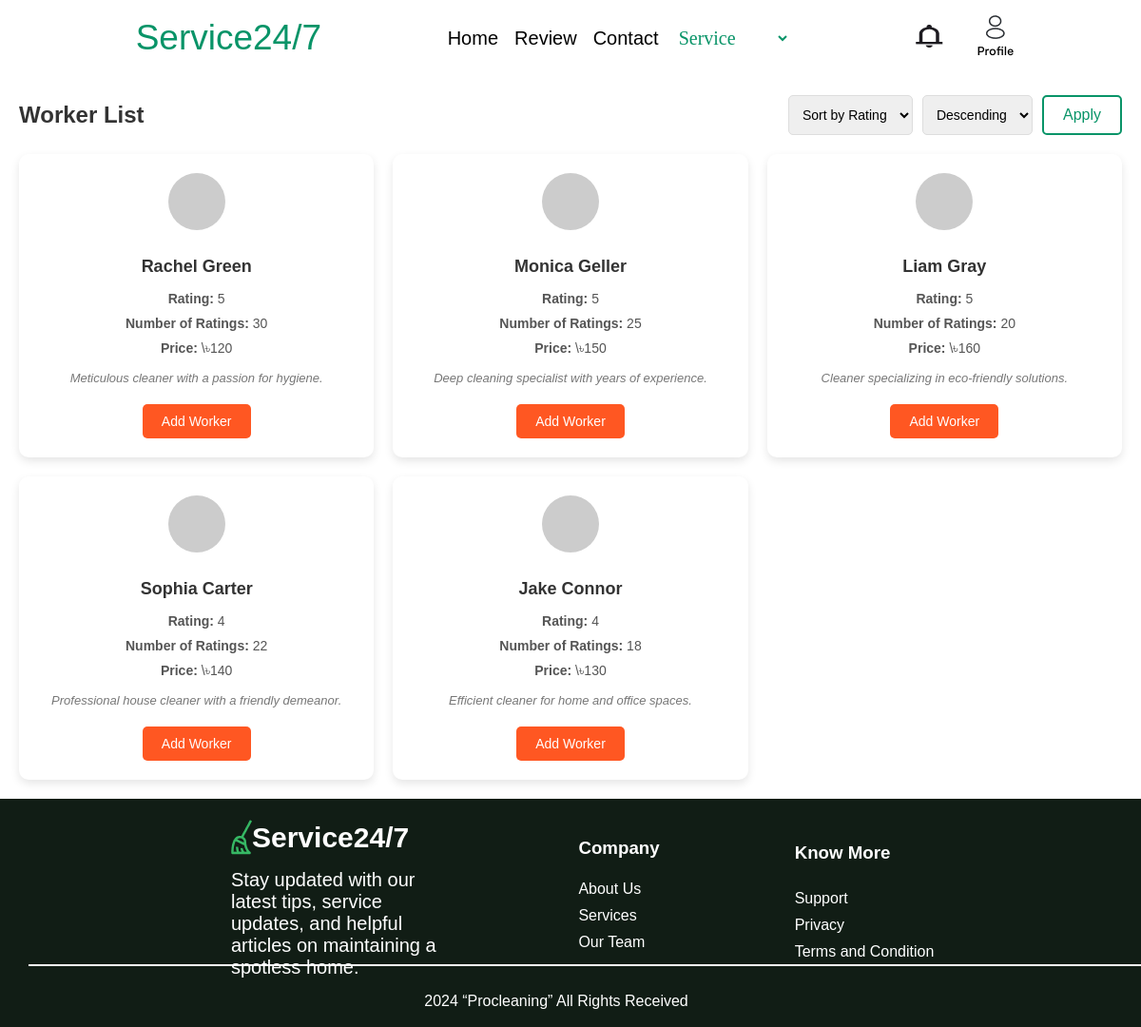
/Cleaning/filter.php, run on the app's committed database.
### tables this page shows
CREATE TABLE `worker` (
  `id` int(11) NOT NULL,
  `nid` bigint(20) NOT NULL,
  `fullname` varchar(50) NOT NULL,
  `phone` int(11) NOT NULL,
  `email` varchar(50) NOT NULL,
  `password` varchar(100) NOT NULL,
  `work_type` int(11) NOT NULL,
  `detail` text NOT NULL,
  `rating` int(11) NOT NULL,
  `num_of_rating` int(11) NOT NULL,
  `price` int(11) NOT NULL
);

### Cleaning/filter.php (the view, shortened to what this page needs)
<?php
$host = 'localhost';
$username = 'root';
$password = '';
$database = 'service24/7';
$conn = new mysqli($host, $username, $password, $database);
$sort_by = isset($_GET['sort_by']) ? $_GET['sort_by'] : 'rating';
$order = isset($_GET['order']) && $_GET['order'] === 'asc' ? 'ASC' : 'DESC';
$C = 3.5;
$M = 10;
$sql = "
    SELECT
        *,
        (
            (rating * num_of_rating + $C * $M) / (num_of_rating + $M)
        ) AS weighted_rating
    FROM worker
    WHERE work_type = 3
    ORDER BY " . ($sort_by === 'price' ? 'price' : 'weighted_rating') . " $order
";
$result = $conn->query($sql);
?>
<!DOCTYPE html>
<html lang="en">
<head>
</head>
<body>
            <header>
                <div style="font-size: 37px; font-weight: 400; color: #099468; margin-left: 10px;">
                    <p style="text-shadow: 5px 5px 5px 5px rgba(0,0,0,0.5);">Service24/7</p>
                </div>
                <div
                    style="font-size: 20px; font-weight: 200;  width: 30vw; display: flex; align-items: center; justify-content: space-between;">
                    <a href="" class="A">Home</a>
                    <a href="" class="A">Review</a>
                    <a href="" class="A">Contact</a>
                    <select style="border: none; font-size: 20px; background-color: #fff; color: #099468; font-family: 'Times New Roman', Times, serif;"
                    name="service" id="serviceSelect" onchange="navigateToPage(this.value)">
                    <option class="Service" value="" selected disabled>Service</option>
                </select>
                </div>
                <div style="display: flex; align-items: center; justify-content: center;">
                    <div><img src="../image/notification.png" alt="" ></div>
                    <div style="padding-left: 35px;">
                        <a href="login.html">
                            <img src="../image/profile.png" alt="Profile">
                        </a>
                    </div>
                </div>
            </header>
    <div class="container">
        <div class="header">
            <h1>Worker List</h1>
            <div class="sort-options">
                <form method="get" style="display: flex; gap: 10px;">
                    <select name="sort_by">
                        <option value="rating" <?php echo $sort_by === 'rating' ? 'selected' : ''; ?>>Sort by Rating</option>
                    </select>
                    <select name="order">
                        <option value="desc" <?php echo $order === 'DESC' ? 'selected' : ''; ?>>Descending</option>
                    </select>
                    <button type="submit" id = "apply" >Apply</button>
                </form>
            </div>
        </div>
        <div class="card-grid">
            <?php
            if ($result->num_rows > 0) {
                while ($row = $result->fetch_assoc()) {
                    echo "<div class='card'>
                            <img src='https://via.placeholder.com/60' alt='Profile Picture'>
                            <h3>{$row['fullname']}</h3>
                            <p><strong>Rating:</strong> {$row['rating']}</p>
                            <p><strong>Number of Ratings:</strong> {$row['num_of_rating']}</p>
                            <p><strong>Price:</strong> \৳{$row['price']}</p>
                            <p class='detail'>{$row['detail']}</p>
                            <form action='Petorder.php' method='get'>
                                <button type='submit' name='worker_id' value='{$row['id']}'>Add Worker</button>
                            </form>
                          </div>";
                }
            } else {
                echo "<p>No workers found</p>";
            }
            ?>
        </div>
    </div>
                <footer>
                    <div id="content">
                        <div id="foot1">
                            <div style="display: flex;align-items: center;">
                                <img src="../image/clean.png" alt="">
                                <span style="font-size: 30px; font-weight: bold;">Service24/7</span>
                            </div>
                            <p style="font-size: 20px; margin-top: 15px;">Stay updated with our latest tips, service updates,
                                and
                                helpful articles on maintaining a spotless home.</p>
                        </div>
                            <div id="foot2">
                                <h3>Company</h3>
                                <a class="flink">About Us</a>
                                <a  class="flink">Services</a>
                                <a  class="flink">Our Team</a>
                            </div>
                            <div id="foot3">
                                <h3  class="flink">Know More</h3>
                                <a class="flink">Support</a>
                                <a class="flink">Privacy</a>
                                <a class="flink">Terms and Condition</a>
                            </div>
                    </div>
                    <hr id="fhr">
                    <div id="foot5">
                        <p>2024 “Procleaning” All Rights Received</p>
                    </div>
                </footer>
</body>
</html>

### Cleaning/filter.php (style rules this page uses)
body { font-family: 'Arial', sans-serif; margin: 0; padding: 0; }
header { height: 10vh; width: 100vw; background-color: white; display: flex; justify-content: space-evenly; align-items: center; }
.A { text-decoration: none; position: relative; color: black; padding: 5px 0; }
a::after { content: ""; position: absolute; left: 0; bottom: 0; height: 2px; width: 0%; background-color: #099468; transition: width 0.3s ease; }
.Service { height: 7vh; width: 15vw; border: none; padding: 5px; background: white; }
select { outline: none; }
.container { max-width: 1200px; margin: auto; padding: 20px; }
.header { text-align: center; margin-bottom: 20px; display: flex; justify-content: space-between; align-items: center; }
.header h1 { font-size: 24px; font-weight: 600; color: #333; margin: 0; }
.sort-options { display: flex; gap: 10px; }
.sort-options select { padding: 10px; border-radius: 5px; border: 1px solid #ddd; cursor: pointer; font-size: 14px; }
.card-grid { display: grid; grid-template-columns: repeat(auto-fit, minmax(300px, 1fr)); gap: 20px; }
.card { background: #fff; border-radius: 10px; box-shadow: 0 4px 10px rgba(0, 0, 0, 0.1); padding: 20px; font-size: 14px; display: flex; flex-direction: column; justify-content: space-between; text-align: center; }
.card img { width: 60px; height: 60px; border-radius: 50%; margin: auto; margin-bottom: 10px; }
.card h3 { font-size: 18px; margin-bottom: 10px; color: #333; }
.card p { margin: 5px 0; color: #555; }
.card .detail { color: #777; font-size: 13px; margin: 10px 0; font-style: italic; }
.card button { background-color: #ff5722; color: #fff; padding: 10px 20px; border: none; border-radius: 5px; cursor: pointer; font-size: 14px; margin-top: 10px; }
#apply { background-color: white; border: 2px solid #099468; color: #099468; padding: 10px 20px; font-size: 16px; border-radius: 5px; cursor: pointer; }
footer { height: 30vh; width: 100vw; background-color: #111D15; display: grid; align-items: center; justify-content: center; color: white; }
#content { height: 20vh; width: 90vw; margin-left: 150px; display: flex; align-items: center; justify-content: space-evenly; color: white; }
#foot1 { height: 15vh; width: 20vw; }
#foot2 { height: 15vh; width: 10vw; display: grid; align-items: center; justify-content: center; color: white; }
#foot3 { height: 15vh; width: 15vw; display: grid; align-items: center; justify-content: center; color: white; }
#foot5 { width: 100vw; text-align: center; }
.flink { text-decoration: none; position: relative; color: #fff; padding: 5px 0; }
#fhr { border: 1px solid white; width: 95%; margin-left: 45px; }

### data on the page
worker: fullname "Rachel Green", rating "5", num_of_rating "30", price "120", detail "Meticulous cleaner with a passion for hygiene.", $row['id'] 12 (drawn)
worker: fullname "Monica Geller", rating "5", num_of_rating "25", price "150", detail "Deep cleaning specialist with years of experience.", $row['id'] 13 (drawn)
worker: fullname "Liam Gray", rating "5", num_of_rating "20", price "160", detail "Cleaner specializing in eco-friendly solutions.", $row['id'] 16 (drawn)
worker: fullname "Sophia Carter", rating "4", num_of_rating "22", price "140", detail "Professional house cleaner with a friendly demeanor.", $row['id'] 15 (drawn)
worker: fullname "Jake Connor", rating "4", num_of_rating "18", price "130", detail "Efficient cleaner for home and office spaces.", $row['id'] 14 (drawn)
